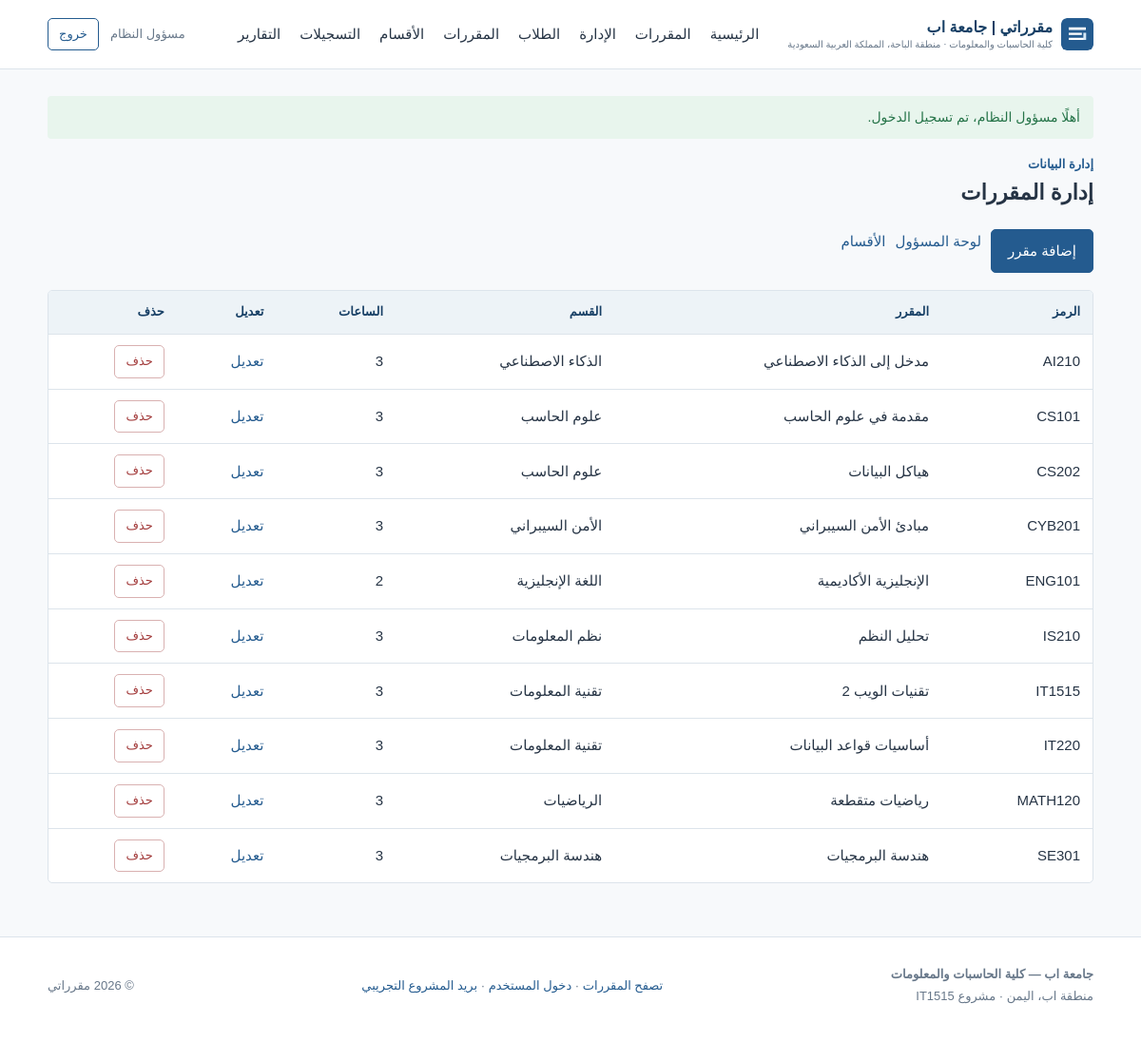
Page /public/admin/courses.php (signed in) on the committed database.
### tables this page shows
CREATE TABLE IF NOT EXISTS courses (
    course_id INT UNSIGNED AUTO_INCREMENT PRIMARY KEY,
    course_code VARCHAR(20) NOT NULL UNIQUE,
    course_name VARCHAR(160) NOT NULL,
    description TEXT NOT NULL,
    credit_hours TINYINT UNSIGNED NOT NULL DEFAULT 3,
    department_id INT UNSIGNED NOT NULL,
    created_at TIMESTAMP NOT NULL DEFAULT CURRENT_TIMESTAMP,
    CONSTRAINT fk_courses_department FOREIGN KEY (department_id)
        REFERENCES departments(department_id) ON UPDATE CASCADE ON DELETE RESTRICT
);

CREATE TABLE IF NOT EXISTS departments (
    department_id INT UNSIGNED AUTO_INCREMENT PRIMARY KEY,
    department_name VARCHAR(120) NOT NULL UNIQUE,
    description VARCHAR(500) NOT NULL DEFAULT '',
    created_at TIMESTAMP NOT NULL DEFAULT CURRENT_TIMESTAMP
);

### includes/bootstrap.php (called while the page is built, shortened)
<?php
function h(mixed $value): string
{
    return htmlspecialchars((string) $value, ENT_QUOTES | ENT_SUBSTITUTE, 'UTF-8');
}
function page_header(string $title): void
{
    require __DIR__ . '/header.php';
}
function page_footer(): void
{
    require __DIR__ . '/footer.php';
}

### public/admin/courses.php (the view, shortened to what this page needs)
<?php
$pdo = db();
$courses = $pdo->query('SELECT c.course_id, c.course_code, c.course_name, c.credit_hours, d.department_name FROM courses c INNER JOIN departments d ON d.department_id = c.department_id ORDER BY c.course_code')->fetchAll();
?>
<section class="page-heading"><p class="eyebrow">إدارة البيانات</p><h1>إدارة المقررات</h1></section>
<nav class="admin-links"><a class="button" href="/admin/course-form.php">إضافة مقرر</a><a href="/admin/index.php">لوحة المسؤول</a><a href="/admin/departments.php">الأقسام</a></nav>
<div class="table-wrap"><table><thead><tr><th>الرمز</th><th>المقرر</th><th>القسم</th><th>الساعات</th><th>تعديل</th><th>حذف</th></tr></thead><tbody>
<?php foreach ($courses as $course): ?><tr><td><?= h($course['course_code']) ?></td><td><?= h($course['course_name']) ?></td><td><?= h($course['department_name']) ?></td><td><?= (int) $course['credit_hours'] ?></td><td><a href="/admin/course-form.php?id=<?= (int) $course['course_id'] ?>">تعديل</a></td><td><form method="post" onsubmit="return confirm('هل تريد حذف هذا المقرر؟')"><input type="hidden" name="csrf_token" value="<?= h(csrf_token()) ?>"><input type="hidden" name="course_id" value="<?= (int) $course['course_id'] ?>"><button type="submit" class="button button-danger button-small">حذف</button></form></td></tr><?php endforeach; ?>
</tbody></table></div>

### public/assets/style.css (style rules this page uses)
* { box-sizing: border-box; }
:root { --blue: #245b8f; --blue-dark: #173f65; --blue-pale: #eaf2f8; --ink: #263445; --muted: #68788a; --line: #dce4eb; --bg: #f7f9fb; --white: #fff; --danger: #a33b3b; --success: #267449; }
html { background: var(--bg); }
body { margin: 0; color: var(--ink); font-family: Tahoma, Arial, sans-serif; font-size: 15px; line-height: 1.75; }
a { color: var(--blue); text-decoration: none; }
.button { display: inline-block; border: 1px solid var(--blue); border-radius: 5px; background: var(--blue); color: white; padding: 9px 17px; font: inherit; cursor: pointer; text-align: center; }
.button-small { padding: 5px 11px; font-size: 13px; }
.button-danger { background: white; color: var(--danger); border-color: #d9b1b1; }
.eyebrow { color: var(--blue); font-size: 13px; font-weight: 700; margin: 0 0 3px; }
h1, h2, h3 { color: var(--ink); line-height: 1.4; }
.section-heading h2, .page-heading h1 { margin: 0; }
.page-heading { margin-bottom: 22px; }
.table-wrap { overflow-x: auto; border: 1px solid var(--line); border-radius: 5px; background: white; }
table { width: 100%; border-collapse: collapse; text-align: right; }
th, td { padding: 11px 13px; border-bottom: 1px solid var(--line); vertical-align: middle; }
th { background: #edf3f7; color: var(--blue-dark); font-size: 13px; }
tr:last-child td { border-bottom: 0; }
.admin-links { display: flex; flex-wrap: wrap; gap: 10px; margin-bottom: 18px; }

### rows in the picture
courses: course_code "AI210", course_name "مدخل إلى الذكاء الاصطناعي", department.department_name "الذكاء الاصطناعي", credit_hours "3"
courses: course_code "CS101", course_name "مقدمة في علوم الحاسب", department.department_name "علوم الحاسب", credit_hours "3"
courses: course_code "CS202", course_name "هياكل البيانات", department.department_name "علوم الحاسب", credit_hours "3"
courses: course_code "CYB201", course_name "مبادئ الأمن السيبراني", department.department_name "الأمن السيبراني", credit_hours "3"
courses: course_code "ENG101", course_name "الإنجليزية الأكاديمية", department.department_name "اللغة الإنجليزية", credit_hours "2"
courses: course_code "IS210", course_name "تحليل النظم", department.department_name "نظم المعلومات", credit_hours "3"
courses: course_code "IT1515", course_name "تقنيات الويب 2", department.department_name "تقنية المعلومات", credit_hours "3"
courses: course_code "IT220", course_name "أساسيات قواعد البيانات", department.department_name "تقنية المعلومات", credit_hours "3"
courses: course_code "MATH120", course_name "رياضيات متقطعة", department.department_name "الرياضيات", credit_hours "3"
courses: course_code "SE301", course_name "هندسة البرمجيات", department.department_name "هندسة البرمجيات", credit_hours "3"

### other values in the picture
$user['full_name'] "مسؤول النظام"
$flashMessage['message'] "أهلًا مسؤول النظام، تم تسجيل الدخول."
